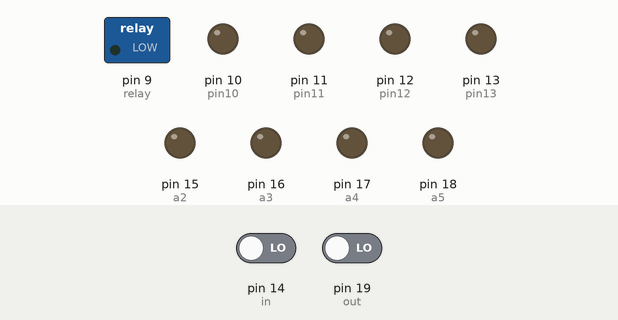
Recording of a sketch running on a simulated Arduino Uno, built with avr-gcc and run on an emulated ATmega328P. Parts: switched loads named in the sketch (green lamp = pin HIGH), output pins drawn as LEDs (lit = HIGH). Dashed ring = blinking. Inputs (shaded band) come from the test bench; at power-on: pin 14 (in) LOW, pin 19 (out) LOW. What the sketch prints to the serial monitor is not drawn.

Above: at 1.2 s.
1.3 s: pin 14 (in) driven HIGH
At 1.75 s:
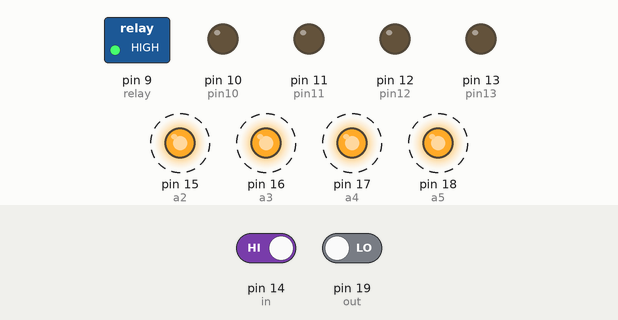
4.3 s: pin 19 (out) driven HIGH
At 5.05 s:
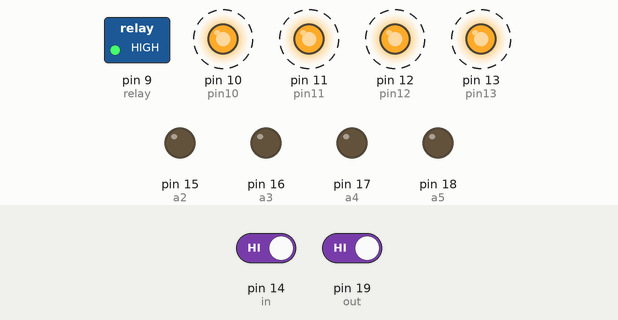
7.3 s: pin 19 (out) driven LOW
At 7.55 s:
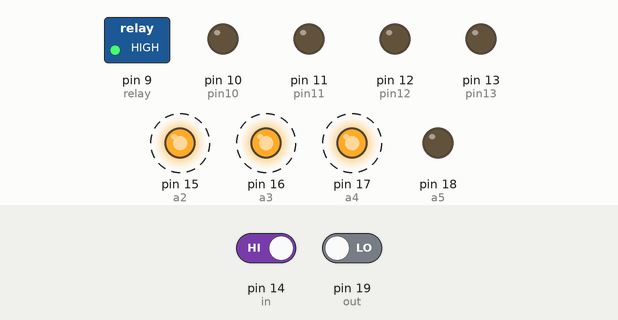
10.3 s: pin 14 (in) driven LOW
At 12.5 s:
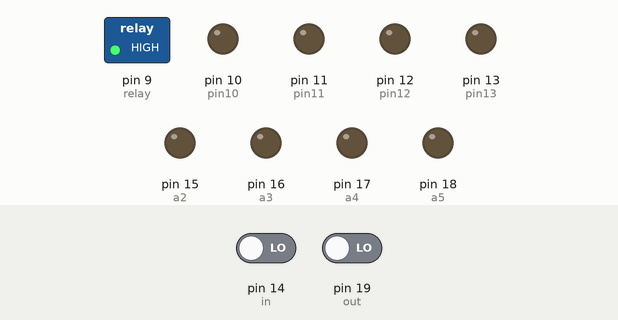
Timing chart, 0 to 14.0 s (numbered marks = the images above; inputs shaded):
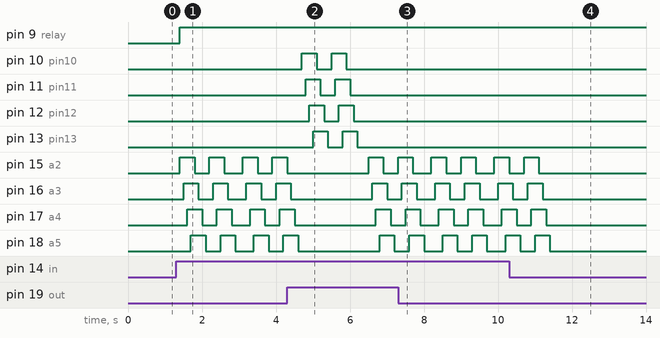

The sketch:

counter_better.ino
```cpp
#define in 14
#define out 19
#define relay 9
#define a2 15
#define a3 16
#define a4 17
#define a5 18

int a=0;
int pin2=2;
int pin3=3;
int pin4=4;
int pin5=5;
int pin6=6;
int pin7=7;
int pin8=8;
int pin10=10;
int pin11=11;
int pin12=12;
int pin13=13;
void setup()
{
  Serial.begin(9600);
   pinMode(in, INPUT);
   pinMode(out, INPUT);
   pinMode(relay, OUTPUT);
   pinMode(a2, OUTPUT);
   pinMode(a3, OUTPUT);
   pinMode(a4, OUTPUT);
   pinMode(a5, OUTPUT);
   pinMode(10, OUTPUT);
   pinMode(11, OUTPUT);
   pinMode(12, OUTPUT);
   pinMode(13, OUTPUT);
       }
void loop()
{

  if(digitalRead(in))
  {
    a++;
  delay(100);
    }
  if(digitalRead(out))
  {
    a--;
    delay(100);
  }

 if(a==0)
  {
    digitalWrite(pin2,HIGH);
    digitalWrite(pin3,HIGH);
    digitalWrite(pin4,HIGH);
    digitalWrite(pin5,HIGH);
    digitalWrite(pin6,HIGH);
    digitalWrite(pin7,HIGH);
    digitalWrite(pin8,LOW);
         }
  if(a==1)
  {
   digitalWrite(pin2,LOW);
    digitalWrite(pin3,HIGH);
    digitalWrite(pin4,HIGH);
    digitalWrite(pin5,LOW);
    digitalWrite(pin6,LOW);
    digitalWrite(pin7,LOW);
    digitalWrite(pin8,LOW);

  }
  if(a==2)
  {
    digitalWrite(pin2,HIGH);
    digitalWrite(pin3,HIGH);
    digitalWrite(pin4,LOW);
    digitalWrite(pin5,HIGH);
    digitalWrite(pin6,HIGH);
    digitalWrite(pin7,LOW);
    digitalWrite(pin8,HIGH);
   }
  if(a==3)
  {
     digitalWrite(pin2,HIGH);
    digitalWrite(pin3,HIGH);
    digitalWrite(pin4,HIGH);
    digitalWrite(pin5,HIGH);
    digitalWrite(pin6,LOW);
    digitalWrite(pin7,LOW);
    digitalWrite(pin8,HIGH);
    }
  if(a==4)
{
   digitalWrite(pin2,LOW);
    digitalWrite(pin3,HIGH);
    digitalWrite(pin4,HIGH);
    digitalWrite(pin5,LOW);
    digitalWrite(pin6,LOW);
    digitalWrite(pin7,HIGH);
    digitalWrite(pin8,HIGH);
    }
if(a==5)
  { digitalWrite(pin2,HIGH);
    digitalWrite(pin3,LOW);
    digitalWrite(pin4,HIGH);
    digitalWrite(pin5,HIGH);
    digitalWrite(pin6,LOW);
    digitalWrite(pin7,HIGH);
    digitalWrite(pin8,HIGH);
    }
  if(a==6)
  { digitalWrite(pin2,HIGH);
    digitalWrite(pin3,LOW);
    digitalWrite(pin4,HIGH);
    digitalWrite(pin5,HIGH);
    digitalWrite(pin6,HIGH);
    digitalWrite(pin7,HIGH);
    digitalWrite(pin8,HIGH);
    }
  if(a==7)
  { digitalWrite(pin2,HIGH);
    digitalWrite(pin3,HIGH);
    digitalWrite(pin4,HIGH);
    digitalWrite(pin5,LOW);
    digitalWrite(pin6,LOW);
    digitalWrite(pin7,LOW);
    digitalWrite(pin8,LOW);
    }
  if(a==8)
  { digitalWrite(pin2,HIGH);
    digitalWrite(pin3,HIGH);
    digitalWrite(pin4,HIGH);
    digitalWrite(pin5,HIGH);
    digitalWrite(pin6,HIGH);
    digitalWrite(pin7,HIGH);
    digitalWrite(pin8,HIGH);
  }
  if(a==9)
  {
     digitalWrite(pin2,HIGH);
    digitalWrite(pin3,HIGH);
    digitalWrite(pin4,HIGH);
    digitalWrite(pin5,HIGH);
    digitalWrite(pin6,LOW);
    digitalWrite(pin7,HIGH);
    digitalWrite(pin8,HIGH);
  }
       if(a<=0)
  {
        digitalWrite(relay, LOW);

 /*digitalWrite(pin10,HIGH);
 delay(100);
 digitalWrite(pin11,HIGH);
 delay(100);
 digitalWrite(pin12,HIGH);
 delay(100);
 digitalWrite(pin13,HIGH);
 delay(100);
  digitalWrite(pin10,LOW);
 delay(100);
 digitalWrite(pin11,LOW);
 delay(100);
 digitalWrite(pin12,LOW);
 delay(100);
 digitalWrite(pin13,LOW);
 delay(100);
 digitalWrite(a2,HIGH);
 delay(100);
 digitalWrite(a3,HIGH);
 delay(100);
 digitalWrite(a4,HIGH);
 delay(100);
 digitalWrite(a5,HIGH);
 delay(100);
  digitalWrite(a2,LOW);
 delay(100);
 digitalWrite(a3,LOW);
 delay(100);
 digitalWrite(a4,LOW);
 delay(100);
 digitalWrite(a5,LOW);
 */
  }

  else
    digitalWrite(relay, HIGH);
    if(digitalRead(in))
    {
      for(int i=0;i<2;i++)
      {
      digitalWrite(a2,HIGH);
 delay(100);
 digitalWrite(a3,HIGH);
 delay(100);
 digitalWrite(a4,HIGH);
 delay(100);
 digitalWrite(a5,HIGH);
 delay(100);
  digitalWrite(a2,LOW);
 delay(100);
 digitalWrite(a3,LOW);
 delay(100);
 digitalWrite(a4,LOW);
 delay(100);
 digitalWrite(a5,LOW);
 delay(100);
    }}
     if(digitalRead(out))
    {
      for(int i=0;i<2;i++)
      {
      digitalWrite(pin10,HIGH);
 delay(100);
 digitalWrite(pin11,HIGH);
 delay(100);
 digitalWrite(pin12,HIGH);
 delay(100);
 digitalWrite(pin13,HIGH);
 delay(100);
  digitalWrite(pin10,LOW);
 delay(100);
 digitalWrite(pin11,LOW);
 delay(100);
 digitalWrite(pin12,LOW);
 delay(100);
 digitalWrite(pin13,LOW);
 delay(100);
    }}

 Serial.println(out);
}
```

Measured:
- after the input at 1.3 s, pin 9 (relay): LOW → HIGH after 0.10 s; pin 15 (a2): alternates HIGH for 0.40 s and LOW for 0.40 s, starting after 0.10 s
- after the input at 4.3 s, pin 10 (pin10): alternates HIGH for 0.40 s and LOW for 0.40 s, 4 changes in all, then stays LOW, starting after 0.40 s; pin 11 (pin11): alternates HIGH for 0.40 s and LOW for 0.40 s, 4 changes in all, then stays LOW, starting after 0.50 s
- after the input at 7.3 s, pin 10 (pin10), pin 11 (pin11), pin 12 (pin12), pin 13 (pin13): stops changing and stays LOW
- after the input at 10.3 s, pin 15 (a2): goes on until 11.1 s, then stays LOW; pin 16 (a3): goes on until 11.2 s, then stays LOW; pin 17 (a4): goes on until 11.3 s, then stays LOW; pin 18 (a5): goes on until 11.4 s, then stays LOW
